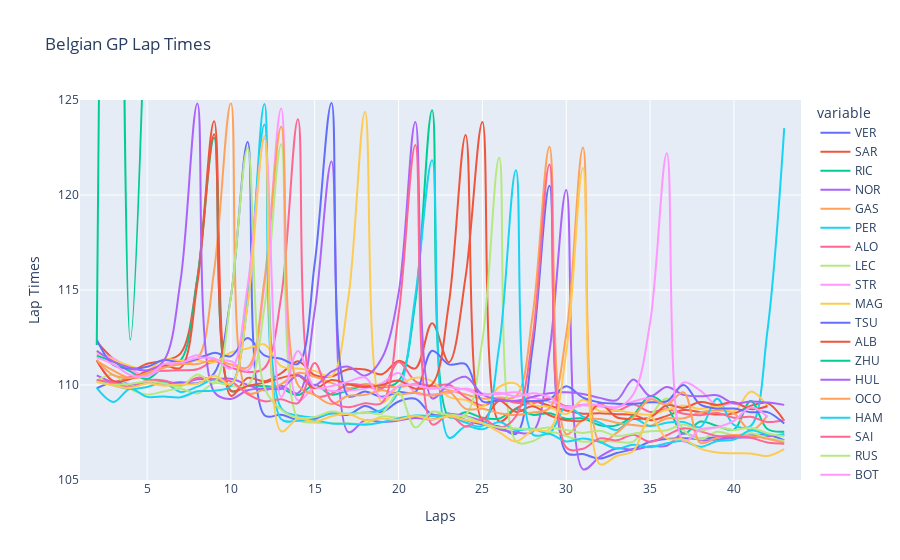

Source (notebook cell):
### Code cell
fig = px.line(data_frame=lap_times_df, line_shape='spline', title="Belgian GP Lap Times",
              #color_discrete_map=drivers.items(),
              labels={"value":"Lap Times", "index":"Laps"})
fig.update_layout(yaxis_range=[105,125])
fig.show()

### Figure 1 — Plotly figure (JSON) as saved in the notebook; plotly's stock layout.template omitted (floating-point values rounded to 4 significant figures)
{"data": [{"hovertemplate": "variable=VER<br>Laps=%{x}<br>Lap Times=%{y}<extra></extra>", "legendgroup": "VER", "line": {"color": "#636efa", "dash": "solid", "shape": "spline"}, "marker": {"symbol": "circle"}, "mode": "lines", "name": "VER", "orientation": "v", "showlegend": true, "type": "scatter", "x": [1, 2, 3, 4, 5, 6, 7, 8, 9, 10, 11, 12, 13, 14, 15, 16, 17, 18, 19, 20, 21, 22, 23, 24, 25, 26, 27, 28, 29, 30, 31, 32, 33, 34, 35, 36, 37, 38, 39, 40, 41, 42, 43, 44], "xaxis": "x", "y": [null, 109.8, 110.1, 110.1, 110.1, 110.1, 110.1, 110.1, 110.6, 114.7, 122.8, 108.4, 108.4, 108.2, 108.2, 108.5, 108.4, 108.9, 108.6, 109.1, 109.3, 108.4, 108.5, 108.2, 107.9, 107.8, 107.4, 112.0, 120.5, 106.4, 106.4, 106.1, 106.4, 106.6, 107.0, 107.2, 107.2, 107.2, 107.2, 107.2, 107.4, 107.4, 107.1, null], "yaxis": "y"}, {"hovertemplate": "variable=SAR<br>Laps=%{x}<br>Lap Times=%{y}<extra></extra>", "legendgroup": "SAR", "line": {"color": "#EF553B", "dash": "solid", "shape": "spline"}, "marker": {"symbol": "circle"}, "mode": "lines", "name": "SAR", "orientation": "v", "showlegend": true, "type": "scatter", "x": [1, 2, 3, 4, 5, 6, 7, 8, 9, 10, 11, 12, 13, 14, 15, 16, 17, 18, 19, 20, 21, 22, 23, 24, 25, 26, 27, 28, 29, 30, 31, 32, 33, 34, 35, 36, 37, 38, 39, 40, 41, 42, 43, 44], "xaxis": "x", "y": [null, 112.3, 111.4, 110.8, 111.1, 111.3, 111.7, 115.6, 123.9, 109.4, 110.4, 110.2, 110.6, 111.2, 110.5, 110.5, 110.8, 110.8, 110.6, 111.3, 110.9, 113.2, 111.2, 115.7, 123.8, 108.1, 108.8, 109.1, 108.9, 108.7, 108.5, 108.5, 108.5, 108.4, 108.1, 108.4, 108.7, 108.6, 108.4, 108.5, 108.9, 109.0, 108.1, null], "yaxis": "y"}, {"hovertemplate": "variable=RIC<br>Laps=%{x}<br>Lap Times=%{y}<extra></extra>", "legendgroup": "RIC", "line": {"color": "#00cc96", "dash": "solid", "shape": "spline"}, "marker": {"symbol": "circle"}, "mode": "lines", "name": "RIC", "orientation": "v", "showlegend": true, "type": "scatter", "x": [1, 2, 3, 4, 5, 6, 7, 8, 9, 10, 11, 12, 13, 14, 15, 16, 17, 18, 19, 20, 21, 22, 23, 24, 25, 26, 27, 28, 29, 30, 31, 32, 33, 34, 35, 36, 37, 38, 39, 40, 41, 42, 43, 44], "xaxis": "x", "y": [null, 111.5, 111.2, 110.7, 110.3, 111.0, 111.3, 115.6, 123.0, 109.7, 109.9, 109.9, 109.8, 109.5, 110.0, 109.5, 109.7, 110.0, 109.9, 110.2, 114.4, 124.5, 108.3, 108.6, 108.3, 108.2, 108.7, 108.4, 108.5, 108.2, 108.2, 107.9, 107.9, 108.4, 109.4, 108.9, 107.4, 108.1, 107.8, 107.7, 109.2, 107.7, 107.5, null], "yaxis": "y"}, {"hovertemplate": "variable=NOR<br>Laps=%{x}<br>Lap Times=%{y}<extra></extra>", "legendgroup": "NOR", "line": {"color": "#ab63fa", "dash": "solid", "shape": "spline"}, "marker": {"symbol": "circle"}, "mode": "lines", "name": "NOR", "orientation": "v", "showlegend": true, "type": "scatter", "x": [1, 2, 3, 4, 5, 6, 7, 8, 9, 10, 11, 12, 13, 14, 15, 16, 17, 18, 19, 20, 21, 22, 23, 24, 25, 26, 27, 28, 29, 30, 31, 32, 33, 34, 35, 36, 37, 38, 39, 40, 41, 42, 43, 44], "xaxis": "x", "y": [null, 110.5, 110.1, 110.0, 110.2, 110.2, 110.1, 110.3, 110.3, 110.3, 110.0, 109.7, 110.0, 109.6, 113.9, 121.8, 107.5, 108.1, 108.0, 108.1, 108.3, 108.2, 108.5, 108.4, 108.1, 107.7, 107.5, 107.5, 111.8, 120.3, 105.6, 106.2, 106.7, 106.6, 106.8, 106.8, 107.5, 107.1, 107.1, 107.2, 107.2, 107.3, 107.4, null], "yaxis": "y"}, {"hovertemplate": "variable=GAS<br>Laps=%{x}<br>Lap Times=%{y}<extra></extra>", "legendgroup": "GAS", "line": {"color": "#FFA15A", "dash": "solid", "shape": "spline"}, "marker": {"symbol": "circle"}, "mode": "lines", "name": "GAS", "orientation": "v", "showlegend": true, "type": "scatter", "x": [1, 2, 3, 4, 5, 6, 7, 8, 9, 10, 11, 12, 13, 14, 15, 16, 17, 18, 19, 20, 21, 22, 23, 24, 25, 26, 27, 28, 29, 30, 31, 32, 33, 34, 35, 36, 37, 38, 39, 40, 41, 42, 43, 44], "xaxis": "x", "y": [null, 111.3, 110.8, 110.4, 110.5, 111.1, 111.1, 111.4, 116.0, 124.8, 109.6, 109.8, 110.0, 110.6, 110.4, 110.1, 109.8, 110.1, 110.0, 109.9, 110.1, 110.0, 109.7, 109.5, 109.3, 109.3, 109.4, 113.7, 122.5, 107.4, 108.2, 108.2, 108.0, 107.9, 107.9, 108.2, 108.2, 108.6, 108.7, 108.5, 107.6, 108.4, null, null], "yaxis": "y"}, {"hovertemplate": "variable=PER<br>Laps=%{x}<br>Lap Times=%{y}<extra></extra>", "legendgroup": "PER", "line": {"color": "#19d3f3", "dash": "solid", "shape": "spline"}, "marker": {"symbol": "circle"}, "mode": "lines", "name": "PER", "orientation": "v", "showlegend": true, "type": "scatter", "x": [1, 2, 3, 4, 5, 6, 7, 8, 9, 10, 11, 12, 13, 14, 15, 16, 17, 18, 19, 20, 21, 22, 23, 24, 25, 26, 27, 28, 29, 30, 31, 32, 33, 34, 35, 36, 37, 38, 39, 40, 41, 42, 43, 44], "xaxis": "x", "y": [null, 110.2, 110.0, 109.8, 109.9, 110.1, 109.6, 109.9, 110.3, 110.1, 114.8, 123.7, 108.8, 108.4, 108.3, 108.5, 108.5, 108.6, 108.7, 109.7, 114.7, 121.8, 107.2, 107.8, 107.7, 108.0, 107.6, 107.7, 107.5, 108.9, 108.3, 108.0, 107.6, 108.2, 107.8, 108.0, 108.1, 107.8, 109.3, 107.9, 107.8, 112.9, 123.5, null], "yaxis": "y"}, {"hovertemplate": "variable=ALO<br>Laps=%{x}<br>Lap Times=%{y}<extra></extra>", "legendgroup": "ALO", "line": {"color": "#FF6692", "dash": "solid", "shape": "spline"}, "marker": {"symbol": "circle"}, "mode": "lines", "name": "ALO", "orientation": "v", "showlegend": true, "type": "scatter", "x": [1, 2, 3, 4, 5, 6, 7, 8, 9, 10, 11, 12, 13, 14, 15, 16, 17, 18, 19, 20, 21, 22, 23, 24, 25, 26, 27, 28, 29, 30, 31, 32, 33, 34, 35, 36, 37, 38, 39, 40, 41, 42, 43, 44], "xaxis": "x", "y": [null, 111.3, 110.2, 110.4, 110.7, 110.8, 110.8, 110.8, 111.2, 110.9, 110.7, 110.9, 114.7, 124.0, 109.5, 109.5, 110.0, 110.0, 109.8, 111.2, 110.2, 109.9, 110.0, 109.4, 108.9, 109.3, 109.1, 109.0, 109.3, 108.9, 109.0, 108.9, 108.6, 109.0, 108.6, 108.7, 108.5, 108.4, 108.5, 108.3, 108.3, 108.1, 108.2, null], "yaxis": "y"}, {"hovertemplate": "variable=LEC<br>Laps=%{x}<br>Lap Times=%{y}<extra></extra>", "legendgroup": "LEC", "line": {"color": "#B6E880", "dash": "solid", "shape": "spline"}, "marker": {"symbol": "circle"}, "mode": "lines", "name": "LEC", "orientation": "v", "showlegend": true, "type": "scatter", "x": [1, 2, 3, 4, 5, 6, 7, 8, 9, 10, 11, 12, 13, 14, 15, 16, 17, 18, 19, 20, 21, 22, 23, 24, 25, 26, 27, 28, 29, 30, 31, 32, 33, 34, 35, 36, 37, 38, 39, 40, 41, 42, 43, 44], "xaxis": "x", "y": [null, 110.2, 110.5, 109.8, 109.5, 109.7, 109.8, 109.5, 110.1, 110.0, 110.0, 114.1, 122.7, 108.2, 108.0, 108.0, 108.0, 108.0, 108.3, 108.3, 108.4, 108.4, 108.4, 108.4, 112.4, 122.0, 107.0, 107.0, 107.5, 107.3, 107.0, 107.1, 107.0, 107.0, 108.3, 109.3, 107.6, 107.1, 107.5, 107.4, 107.5, 107.2, 107.1, null], "yaxis": "y"}, {"hovertemplate": "variable=STR<br>Laps=%{x}<br>Lap Times=%{y}<extra></extra>", "legendgroup": "STR", "line": {"color": "#FF97FF", "dash": "solid", "shape": "spline"}, "marker": {"symbol": "circle"}, "mode": "lines", "name": "STR", "orientation": "v", "showlegend": true, "type": "scatter", "x": [1, 2, 3, 4, 5, 6, 7, 8, 9, 10, 11, 12, 13, 14, 15, 16, 17, 18, 19, 20, 21, 22, 23, 24, 25, 26, 27, 28, 29, 30, 31, 32, 33, 34, 35, 36, 37, 38, 39, 40, 41, 42, 43, 44], "xaxis": "x", "y": [null, 111.7, 111.4, 110.8, 110.5, 110.9, 111.2, 111.6, 111.3, 111.3, 110.8, 115.2, 124.6, 109.2, 109.9, 109.7, 109.7, 109.8, 110.1, 110.6, 109.6, 109.5, 109.6, 109.8, 109.5, 109.5, 109.6, 109.3, 109.1, 108.8, 108.9, 108.9, 108.8, 109.1, 109.3, 109.0, 110.1, 109.7, 108.9, 109.0, 108.8, 108.8, null, null], "yaxis": "y"}, {"hovertemplate": "variable=MAG<br>Laps=%{x}<br>Lap Times=%{y}<extra></extra>", "legendgroup": "MAG", "line": {"color": "#FECB52", "dash": "solid", "shape": "spline"}, "marker": {"symbol": "circle"}, "mode": "lines", "name": "MAG", "orientation": "v", "showlegend": true, "type": "scatter", "x": [1, 2, 3, 4, 5, 6, 7, 8, 9, 10, 11, 12, 13, 14, 15, 16, 17, 18, 19, 20, 21, 22, 23, 24, 25, 26, 27, 28, 29, 30, 31, 32, 33, 34, 35, 36, 37, 38, 39, 40, 41, 42, 43, 44], "xaxis": "x", "y": [null, 111.7, 111.3, 111.0, 110.8, 111.4, 111.3, 111.3, 111.2, 111.7, 111.9, 112.1, 111.0, 110.9, 110.7, 110.5, 114.6, 124.4, 109.1, 110.0, 110.4, 110.2, 109.4, 109.2, 108.9, 109.9, 110.1, 109.0, 108.8, 108.5, 109.2, 108.6, 108.7, 108.5, 108.4, 108.7, 108.9, 108.7, 108.9, 108.6, 109.7, 108.9, null, null], "yaxis": "y"}, {"hovertemplate": "variable=TSU<br>Laps=%{x}<br>Lap Times=%{y}<extra></extra>", "legendgroup": "TSU", "line": {"color": "#636efa", "dash": "solid", "shape": "spline"}, "marker": {"symbol": "circle"}, "mode": "lines", "name": "TSU", "orientation": "v", "showlegend": true, "type": "scatter", "x": [1, 2, 3, 4, 5, 6, 7, 8, 9, 10, 11, 12, 13, 14, 15, 16, 17, 18, 19, 20, 21, 22, 23, 24, 25, 26, 27, 28, 29, 30, 31, 32, 33, 34, 35, 36, 37, 38, 39, 40, 41, 42, 43, 44], "xaxis": "x", "y": [null, 112.4, 111.1, 110.9, 111.0, 111.3, 111.2, 111.4, 111.7, 111.5, 112.5, 111.6, 111.4, 111.1, 116.4, 124.8, 109.4, 109.7, 109.4, 109.6, 109.6, 111.8, 111.1, 111.1, 109.1, 109.2, 109.2, 109.2, 109.3, 109.9, 109.3, 109.1, 109.0, 109.0, 109.1, 109.1, 110.0, 109.0, 108.8, 108.8, 108.6, 108.6, 108.0, null], "yaxis": "y"}, {"hovertemplate": "variable=ALB<br>Laps=%{x}<br>Lap Times=%{y}<extra></extra>", "legendgroup": "ALB", "line": {"color": "#EF553B", "dash": "solid", "shape": "spline"}, "marker": {"symbol": "circle"}, "mode": "lines", "name": "ALB", "orientation": "v", "showlegend": true, "type": "scatter", "x": [1, 2, 3, 4, 5, 6, 7, 8, 9, 10, 11, 12, 13, 14, 15, 16, 17, 18, 19, 20, 21, 22, 23, 24, 25, 26, 27, 28, 29, 30, 31, 32, 33, 34, 35, 36, 37, 38, 39, 40, 41, 42, 43, 44], "xaxis": "x", "y": [null, 111.3, 110.2, 110.3, 110.7, 111.0, 110.9, 115.4, 123.2, 109.7, 110.0, 110.1, 110.4, 110.5, 109.8, 110.3, 110.0, 109.9, 110.0, 110.2, 109.8, 110.0, 114.3, 123.2, 108.2, 109.2, 108.6, 108.9, 108.4, 108.1, 108.1, 109.0, 108.3, 108.2, 108.3, 108.9, 108.8, 109.1, 109.0, 109.1, 108.7, 108.9, null, null], "yaxis": "y"}, {"hovertemplate": "variable=ZHU<br>Laps=%{x}<br>Lap Times=%{y}<extra></extra>", "legendgroup": "ZHU", "line": {"color": "#00cc96", "dash": "solid", "shape": "spline"}, "marker": {"symbol": "circle"}, "mode": "lines", "name": "ZHU", "orientation": "v", "showlegend": true, "type": "scatter", "x": [1, 2, 3, 4, 5, 6, 7, 8, 9, 10, 11, 12, 13, 14, 15, 16, 17, 18, 19, 20, 21, 22, 23, 24, 25, 26, 27, 28, 29, 30, 31, 32, 33, 34, 35, 36, 37, 38, 39, 40, 41, 42, 43, 44], "xaxis": "x", "y": [null, 112.1, 181.1, 112.4, 133.6, null, null, null, null, null, null, null, null, null, null, null, null, null, null, null, null, null, null, null, null, null, null, null, null, null, null, null, null, null, null, null, null, null, null, null, null, null, null, null], "yaxis": "y"}, {"hovertemplate": "variable=HUL<br>Laps=%{x}<br>Lap Times=%{y}<extra></extra>", "legendgroup": "HUL", "line": {"color": "#ab63fa", "dash": "solid", "shape": "spline"}, "marker": {"symbol": "circle"}, "mode": "lines", "name": "HUL", "orientation": "v", "showlegend": true, "type": "scatter", "x": [1, 2, 3, 4, 5, 6, 7, 8, 9, 10, 11, 12, 13, 14, 15, 16, 17, 18, 19, 20, 21, 22, 23, 24, 25, 26, 27, 28, 29, 30, 31, 32, 33, 34, 35, 36, 37, 38, 39, 40, 41, 42, 43, 44], "xaxis": "x", "y": [null, 111.8, 111.2, 110.9, 110.8, 111.3, 115.5, 124.8, 109.6, 109.3, 109.7, 109.8, 109.8, 110.5, 110.0, 110.7, 111.0, 110.5, 111.4, 114.8, 123.8, 109.3, 110.1, 110.4, 109.5, 109.2, 109.2, 109.4, 109.6, 109.6, 109.5, 109.3, 109.2, 110.3, 109.4, 109.9, 109.5, 109.4, 109.5, 109.0, 109.1, 109.1, 109.0, null], "yaxis": "y"}, {"hovertemplate": "variable=OCO<br>Laps=%{x}<br>Lap Times=%{y}<extra></extra>", "legendgroup": "OCO", "line": {"color": "#FFA15A", "dash": "solid", "shape": "spline"}, "marker": {"symbol": "circle"}, "mode": "lines", "name": "OCO", "orientation": "v", "showlegend": true, "type": "scatter", "x": [1, 2, 3, 4, 5, 6, 7, 8, 9, 10, 11, 12, 13, 14, 15, 16, 17, 18, 19, 20, 21, 22, 23, 24, 25, 26, 27, 28, 29, 30, 31, 32, 33, 34, 35, 36, 37, 38, 39, 40, 41, 42, 43, 44], "xaxis": "x", "y": [null, 111.3, 110.5, 110.4, 110.6, 110.9, 111.1, 111.1, 111.3, 111.1, 110.9, 115.5, 123.6, 110.0, 109.5, 109.0, 109.4, 109.5, 109.7, 109.5, 109.6, 109.4, 109.7, 108.7, 108.7, 108.5, 108.4, 108.6, 108.8, 112.7, 122.5, 107.0, 107.5, 108.3, 109.2, 109.0, 109.6, 107.0, 107.2, 107.4, 107.3, 107.2, 107.0, null], "yaxis": "y"}, {"hovertemplate": "variable=HAM<br>Laps=%{x}<br>Lap Times=%{y}<extra></extra>", "legendgroup": "HAM", "line": {"color": "#19d3f3", "dash": "solid", "shape": "spline"}, "marker": {"symbol": "circle"}, "mode": "lines", "name": "HAM", "orientation": "v", "showlegend": true, "type": "scatter", "x": [1, 2, 3, 4, 5, 6, 7, 8, 9, 10, 11, 12, 13, 14, 15, 16, 17, 18, 19, 20, 21, 22, 23, 24, 25, 26, 27, 28, 29, 30, 31, 32, 33, 34, 35, 36, 37, 38, 39, 40, 41, 42, 43, 44], "xaxis": "x", "y": [null, 109.8, 109.1, 109.8, 109.4, 109.4, 109.4, 109.7, 109.7, 110.0, 114.3, 124.8, 108.2, 108.1, 108.2, 108.0, 108.0, 107.9, 108.0, 108.2, 108.4, 108.4, 108.3, 108.0, 107.8, 112.0, 121.3, 107.4, 107.4, 107.0, 107.2, 107.0, 106.7, 106.9, 106.7, 106.9, 107.0, 106.7, 107.1, 107.1, 107.6, 107.4, 107.4, null], "yaxis": "y"}, {"hovertemplate": "variable=SAI<br>Laps=%{x}<br>Lap Times=%{y}<extra></extra>", "legendgroup": "SAI", "line": {"color": "#FF6692", "dash": "solid", "shape": "spline"}, "marker": {"symbol": "circle"}, "mode": "lines", "name": "SAI", "orientation": "v", "showlegend": true, "type": "scatter", "x": [1, 2, 3, 4, 5, 6, 7, 8, 9, 10, 11, 12, 13, 14, 15, 16, 17, 18, 19, 20, 21, 22, 23, 24, 25, 26, 27, 28, 29, 30, 31, 32, 33, 34, 35, 36, 37, 38, 39, 40, 41, 42, 43, 44], "xaxis": "x", "y": [null, 110.3, 110.1, 109.9, 110.2, 110.2, 110.0, 110.4, 110.3, 110.2, 109.5, 109.1, 109.2, 109.0, 111.2, 109.2, 108.8, 109.0, 109.1, 113.7, 122.6, 107.9, 108.4, 107.8, 108.2, 107.8, 108.4, 112.6, 121.6, 106.7, 106.6, 107.2, 107.1, 107.4, 107.0, 107.4, 107.7, 107.6, 107.3, 107.3, 107.2, 107.0, 106.9, null], "yaxis": "y"}, {"hovertemplate": "variable=RUS<br>Laps=%{x}<br>Lap Times=%{y}<extra></extra>", "legendgroup": "RUS", "line": {"color": "#B6E880", "dash": "solid", "shape": "spline"}, "marker": {"symbol": "circle"}, "mode": "lines", "name": "RUS", "orientation": "v", "showlegend": true, "type": "scatter", "x": [1, 2, 3, 4, 5, 6, 7, 8, 9, 10, 11, 12, 13, 14, 15, 16, 17, 18, 19, 20, 21, 22, 23, 24, 25, 26, 27, 28, 29, 30, 31, 32, 33, 34, 35, 36, 37, 38, 39, 40, 41, 42, 43, 44], "xaxis": "x", "y": [null, 110.2, 110.0, 110.1, 110.2, 110.1, 109.9, 110.5, 110.1, 114.7, 122.5, 109.9, 108.7, 108.3, 108.3, 108.6, 108.5, 108.6, 108.5, 109.6, 107.8, 108.6, 108.4, 108.3, 108.0, 107.8, 107.7, 107.7, 107.8, 107.6, 107.5, 107.6, 107.3, 107.4, 107.6, 107.6, 107.9, 107.6, 107.8, 107.6, 107.8, 107.5, 107.3, null], "yaxis": "y"}, {"hovertemplate": "variable=BOT<br>Laps=%{x}<br>Lap Times=%{y}<extra></extra>", "legendgroup": "BOT", "line": {"color": "#FF97FF", "dash": "solid", "shape": "spline"}, "marker": {"symbol": "circle"}, "mode": "lines", "name": "BOT", "orientation": "v", "showlegend": true, "type": "scatter", "x": [1, 2, 3, 4, 5, 6, 7, 8, 9, 10, 11, 12, 13, 14, 15, 16, 17, 18, 19, 20, 21, 22, 23, 24, 25, 26, 27, 28, 29, 30, 31, 32, 33, 34, 35, 36, 37, 38, 39, 40, 41, 42, 43, 44], "xaxis": "x", "y": [null, 111.5, 111.1, 110.5, 110.5, 111.1, 111.2, 111.4, 111.4, 110.9, 115.2, 123.0, 109.4, 111.8, 109.9, 109.9, 110.2, 110.4, 109.3, 110.0, 110.0, 109.8, 109.9, 109.8, 109.5, 109.6, 109.4, 109.6, 109.4, 108.8, 108.9, 109.0, 108.8, 109.5, 113.3, 122.2, 107.0, 107.7, 107.8, 108.1, 108.8, 108.3, null, null], "yaxis": "y"}, {"hovertemplate": "variable=PIA<br>Laps=%{x}<br>Lap Times=%{y}<extra></extra>", "legendgroup": "PIA", "line": {"color": "#FECB52", "dash": "solid", "shape": "spline"}, "marker": {"symbol": "circle"}, "mode": "lines", "name": "PIA", "orientation": "v", "showlegend": true, "type": "scatter", "x": [1, 2, 3, 4, 5, 6, 7, 8, 9, 10, 11, 12, 13, 14, 15, 16, 17, 18, 19, 20, 21, 22, 23, 24, 25, 26, 27, 28, 29, 30, 31, 32, 33, 34, 35, 36, 37, 38, 39, 40, 41, 42, 43, 44], "xaxis": "x", "y": [null, 110.2, 110.0, 109.8, 110.1, 110.0, 110.0, 110.1, 110.5, 110.0, 114.3, 123.1, 107.6, 108.2, 108.1, 108.4, 108.5, 108.2, 108.2, 108.2, 108.4, 108.2, 108.4, 108.2, 108.0, 107.5, 107.0, 107.6, 107.7, 111.7, 121.4, 105.8, 106.3, 106.5, 108.3, 107.2, 107.1, 106.6, 106.4, 106.4, 106.4, 106.3, 106.6, null], "yaxis": "y"}], "layout": {"legend": {"title": {"text": "variable"}, "tracegroupgap": 0}, "title": {"text": "Belgian GP Lap Times"}, "xaxis": {"anchor": "y", "domain": [0, 1], "title": {"text": "Laps"}}, "yaxis": {"anchor": "x", "domain": [0, 1], "range": [105, 125], "title": {"text": "Lap Times"}}}}
